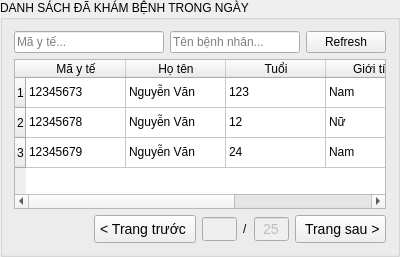
          <widget class="QGroupBox" name="groupBox">
           <property name="enabled">
            <bool>true</bool>
           </property>
           <property name="minimumSize">
            <size>
             <width>400</width>
             <height>0</height>
            </size>
           </property>
           <property name="title">
            <string>DANH SÁCH ĐÃ KHÁM BỆNH TRONG NGÀY</string>
           </property>
           <layout class="QVBoxLayout" name="verticalLayout_6">
            <item>
             <layout class="QHBoxLayout" name="horizontalLayout_7" stretch="0,0,0">
              <item>
               <widget class="QLineEdit" name="ma_y_te_da_kham">
                <property name="sizePolicy">
                 <sizepolicy hsizetype="Fixed" vsizetype="Fixed">
                  <horstretch>0</horstretch>
                  <verstretch>0</verstretch>
                 </sizepolicy>
                </property>
                <property name="minimumSize">
                 <size>
                  <width>150</width>
                  <height>0</height>
                 </size>
                </property>
                <property name="placeholderText">
                 <string>Mã y tế...</string>
                </property>
               </widget>
              </item>
              <item>
               <widget class="QLineEdit" name="ho_ten_da_kham">
                <property name="placeholderText">
                 <string>Tên bệnh nhân...</string>
                </property>
               </widget>
              </item>
              <item alignment="Qt::AlignHCenter">
               <widget class="QPushButton" name="btn_refresh">
                <property name="maximumSize">
                 <size>
                  <width>150</width>
                  <height>16777215</height>
                 </size>
                </property>
                <property name="text">
                 <string>Refresh</string>
                </property>
               </widget>
              </item>
             </layout>
            </item>
            <item>
             <widget class="QTableWidget" name="ds_da_kham">
              <property name="sizePolicy">
               <sizepolicy hsizetype="Expanding" vsizetype="Fixed">
                <horstretch>0</horstretch>
                <verstretch>0</verstretch>
               </sizepolicy>
              </property>
              <property name="minimumSize">
               <size>
                <width>0</width>
                <height>50</height>
               </size>
              </property>
              <property name="maximumSize">
               <size>
                <width>16777215</width>
                <height>150</height>
               </size>
              </property>
              <property name="frameShape">
               <enum>QFrame::StyledPanel</enum>
              </property>
              <property name="frameShadow">
               <enum>QFrame::Sunken</enum>
              </property>
              <property name="lineWidth">
               <number>1</number>
              </property>
              <property name="midLineWidth">
               <number>0</number>
              </property>
              <property name="columnCount">
               <number>5</number>
              </property>
              <row>
               <property name="text">
                <string>1</string>
               </property>
              </row>
              <row>
               <property name="text">
                <string>2</string>
               </property>
              </row>
              <row>
               <property name="text">
                <string>3</string>
               </property>
              </row>
              <column>
               <property name="text">
                <string>Mã y tế</string>
               </property>
              </column>
              <column>
               <property name="text">
                <string>Họ tên</string>
               </property>
              </column>
              <column>
               <property name="text">
                <string>Tuổi</string>
               </property>
              </column>
              <column>
               <property name="text">
                <string>Giới tính</string>
               </property>
              </column>
              <column>
               <property name="text">
                <string>Số BHYT</string>
               </property>
              </column>
              <item row="0" column="0">
               <property name="text">
                <string>12345673</string>
               </property>
              </item>
              <item row="0" column="1">
               <property name="text">
                <string>Nguyễn Văn</string>
               </property>
              </item>
              <item row="0" column="2">
               <property name="text">
                <string>123</string>
               </property>
              </item>
              <item row="0" column="3">
               <property name="text">
                <string>Nam</string>
               </property>
              </item>
              <item row="0" column="4">
               <property name="text">
                <string>12314141</string>
               </property>
              </item>
              <item row="1" column="0">
               <property name="text">
                <string>12345678</string>
               </property>
              </item>
              <item row="1" column="1">
               <property name="text">
                <string>Nguyễn Văn</string>
               </property>
              </item>
              <item row="1" column="2">
               <property name="text">
                <string>12</string>
               </property>
              </item>
              <item row="1" column="3">
               <property name="text">
                <string>Nữ</string>
               </property>
              </item>
              <item row="1" column="4">
               <property name="text">
                <string>12941231</string>
               </property>
              </item>
              <item row="2" column="0">
               <property name="text">
                <string>12345679</string>
               </property>
              </item>
              <item row="2" column="1">
               <property name="text">
                <string>Nguyễn Văn </string>
               </property>
              </item>
              <item row="2" column="2">
               <property name="text">
                <string>24</string>
               </property>
              </item>
              <item row="2" column="3">
               <property name="text">
                <string>Nam</string>
               </property>
              </item>
              <item row="2" column="4">
               <property name="text">
                <string>12345624</string>
               </property>
              </item>
             </widget>
            </item>
            <item>
             <layout class="QHBoxLayout" name="horizontalLayout_2">
              <item>
               <spacer name="horizontalSpacer_3">
                <property name="orientation">
                 <enum>Qt::Horizontal</enum>
                </property>
                <property name="sizeHint" stdset="0">
                 <size>
                  <width>40</width>
                  <height>20</height>
                 </size>
                </property>
               </spacer>
              </item>
              <item>
               <widget class="QPushButton" name="btn_prev_page">
                <property name="styleSheet">
                 <string notr="true">QPushButton {
	padding: 5px;
	font-size: 14px;
}</string>
                </property>
                <property name="text">
                 <string>&lt; Trang trước </string>
                </property>
               </widget>
              </item>
              <item>
               <widget class="QLineEdit" name="current_page">
                <property name="enabled">
                 <bool>false</bool>
                </property>
                <property name="sizePolicy">
                 <sizepolicy hsizetype="Fixed" vsizetype="Fixed">
                  <horstretch>0</horstretch>
                  <verstretch>0</verstretch>
                 </sizepolicy>
                </property>
                <property name="maximumSize">
                 <size>
                  <width>35</width>
                  <height>16777215</height>
                 </size>
                </property>
                <property name="styleSheet">
                 <string notr="true">QLineEdit {
	font-size: 14px;
}</string>
                </property>
               </widget>
              </item>
              <item>
               <widget class="QLabel" name="label_15">
                <property name="text">
                 <string>/</string>
                </property>
               </widget>
              </item>
              <item>
               <widget class="QLineEdit" name="num_page">
                <property name="enabled">
                 <bool>false</bool>
                </property>
                <property name="sizePolicy">
                 <sizepolicy hsizetype="Fixed" vsizetype="Fixed">
                  <horstretch>0</horstretch>
                  <verstretch>0</verstretch>
                 </sizepolicy>
                </property>
                <property name="minimumSize">
                 <size>
                  <width>0</width>
                  <height>0</height>
                 </size>
                </property>
                <property name="maximumSize">
                 <size>
                  <width>35</width>
                  <height>16777215</height>
                 </size>
                </property>
                <property name="styleSheet">
                 <string notr="true">QLineEdit {
	font-size: 14px;
}</string>
                </property>
                <property name="text">
                 <string>25</string>
                </property>
                <property name="alignment">
                 <set>Qt::AlignCenter</set>
                </property>
               </widget>
              </item>
              <item>
               <widget class="QPushButton" name="btn_next_page">
                <property name="styleSheet">
                 <string notr="true">QPushButton {
	padding: 5px;
	font-size: 14px;
}</string>
                </property>
                <property name="text">
                 <string> Trang sau &gt;</string>
                </property>
               </widget>
              </item>
             </layout>
            </item>
           </layout>
          </widget>
